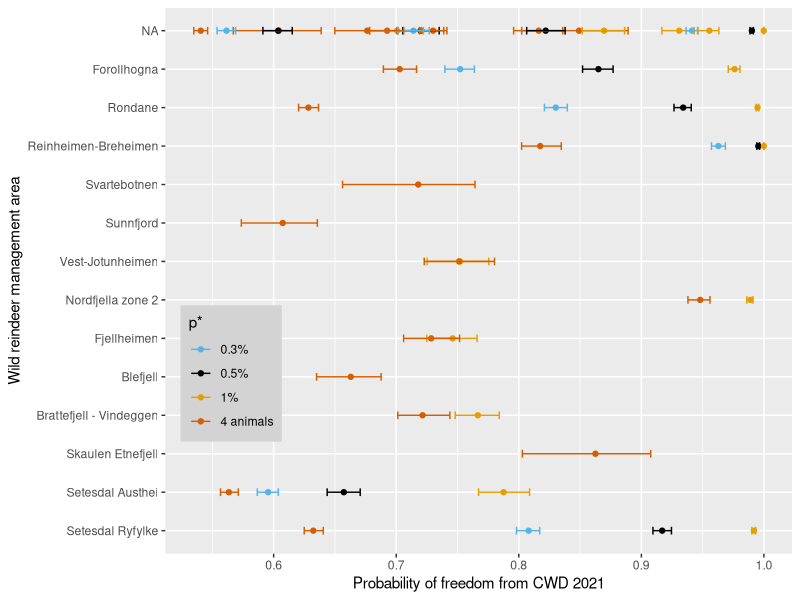
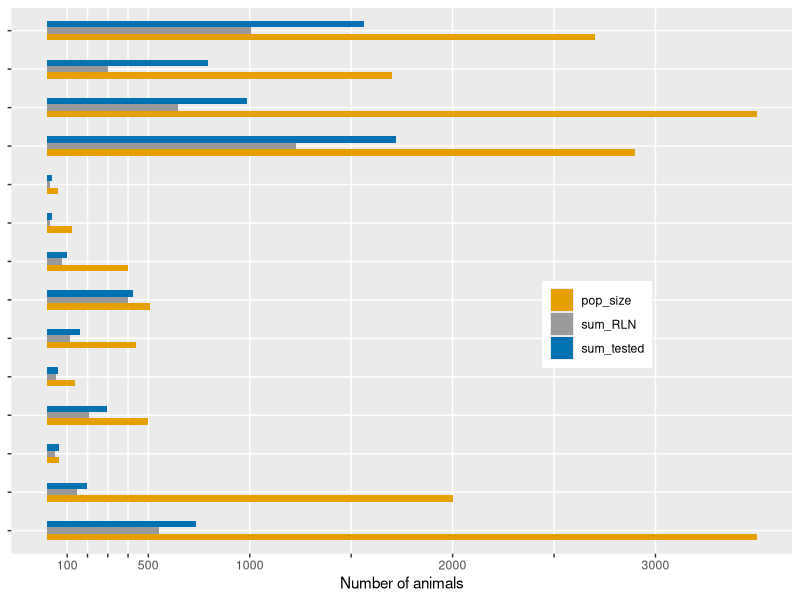
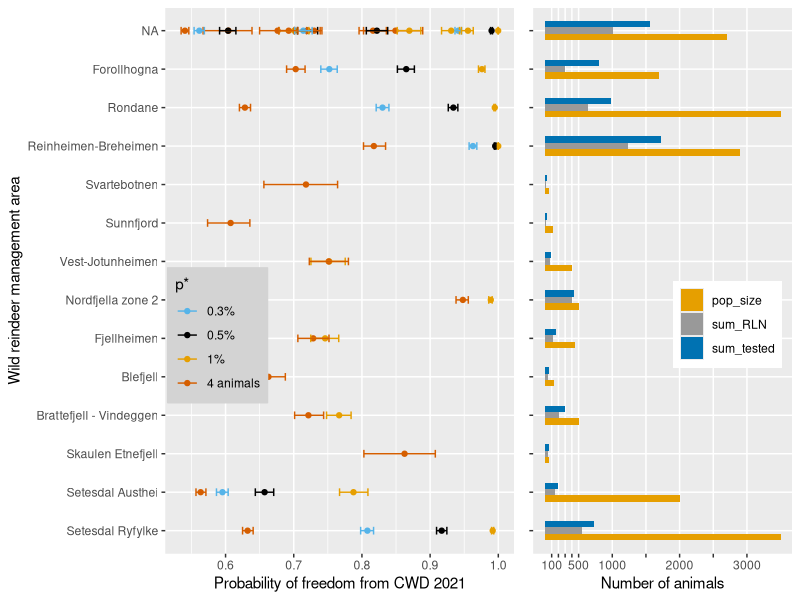
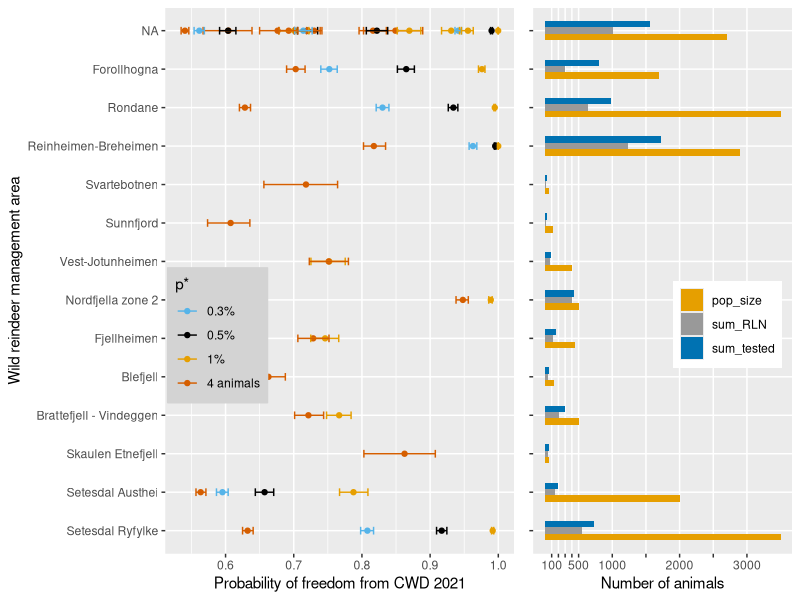
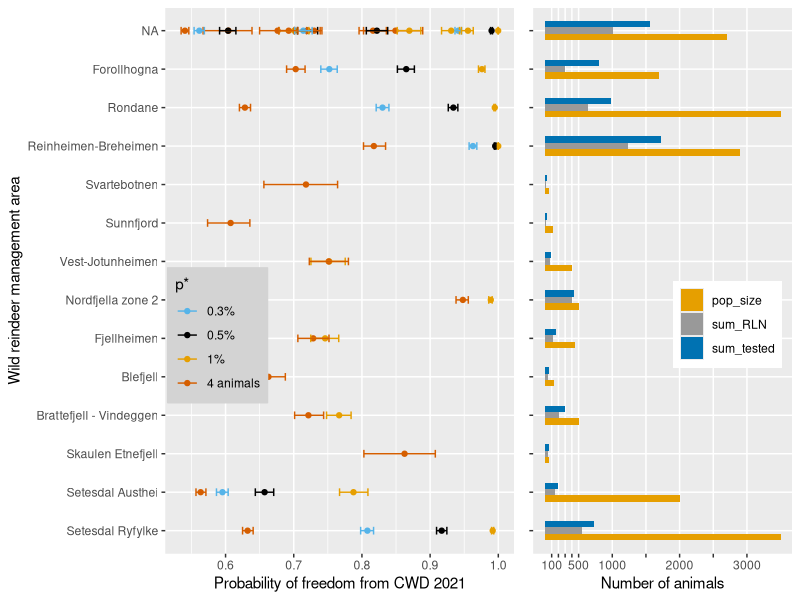

Generate these figures, in order, with R:
###########################################
## Read data files ----
###########################################

#Read pdat
pdat<-read.csv(file="pdat.csv",row.names=1)

#Read popndat
popndat<-read.csv(file="popndat.csv",row.names=1)

##Alternative for reading data files ----
#pdat<-read.table(file="pdat.txt",header=T,dec=".",sep="\t")
#popndat<-read.table(file="popndat.txt",sep="\t",dec=".",header=T)

#Defining the order of the Areas
orderArea<-c("Våmur - Roan","Setesdal Ryfylke","Setesdal Austhei","Skaulen Etnefjell",
             "Brattefjell - Vindeggen","Blefjell",
             "Norefjell - Reinsjøfjell","Fjellheimen",
             "Nordfjella zone 2","Lærdal - Årdal","Vest-Jotunheimen",
             "Sunnfjord","Førdefjella","Svartebotnen",
             "Reinheimen-Breheimen","Snøhetta","Rondane",
             "Sølnkletten","Tolga Østfjell","Forollhogna",
             "Knutshø")

pdat$Area1<-factor(pdat$Area,levels=orderArea)

popndat$Area1<-factor(popndat$Area,levels=orderArea)

library(ggplot2)

##Library for plotting figure in a grid ----
library(gridExtra)

##Defining the color palette ----
cbbPalette <- c("#000000", "#E69F00", "#56B4E9", "#009E73", "#F0E442", "#0072B2", "#D55E00", "#CC79A7")

################################################################################
##Figure 4 - Part1 ----
################################################################################

pv<-ggplot(data=pdat,aes(x=Area1,y=PFree,group=pstar1))+geom_point(aes(colour=pstar1))+
  geom_errorbar(aes(ymin=perc025, ymax=perc975,colour=pstar1), width=.2)+
  scale_colour_manual(values = c("4 animals" = cbbPalette[7], "0.3%" = cbbPalette[3],"0.5%"=cbbPalette[1], "1%"=cbbPalette[2]))

pv+xlab("Wild reindeer management area")+
  ylab("Probability of freedom from CWD 2021") +labs(color="p*") +
  theme(legend.position=c(0.105,0.33),
        legend.key = element_rect(colour = "transparent", fill = "transparent"),
        #legend.background = element_rect(fill = "transparent",colour = "darkgrey")) +
        legend.background = element_rect(fill = "lightgrey",colour = "lightgrey")) +
  coord_flip()

#ggsave("probfreeCWD_wildReindeer_v1.png",device="png",scale=1,height=20,width=16,units="cm",dpi=600)

#When used in grid V2
plot1vB<-pv+xlab("Wild reindeer management area")+
  ylab("Probability of freedom from CWD 2021") +labs(color="p*") +
  theme(#legend.position=c(0.1,0.25),
    legend.position=c(0.15,0.4),
    legend.key = element_rect(colour = "transparent", fill = "transparent"),
    legend.background = element_rect(fill = "lightgrey",colour = "lightgrey"))+
  coord_flip()


###############################################################################
##Figure 4 - Part 2 -----
###############################################################################

p12v2A<-ggplot(data=popndat,aes(x=Area1,y=Variable,fill=Vgroup))+
  geom_bar(position="dodge", stat="identity",width=0.5)+ylab("Number of animals")+
  scale_fill_manual("",values = c("pop_size" = cbbPalette[2], "sum_tested" = cbbPalette[6],sum_RLN="#999999"))+
  scale_y_continuous(breaks = c(100,200,300,400,500, 1000, 1500,2000,2500,3000)
                     , labels = c(100, "","","",500, 1000,"" ,2000,"",3000),
                     limits = c(0,3500))+
  
  
  theme(axis.line=element_blank(),
        axis.text.y=element_blank(),
        axis.title.y=element_blank(),
        panel.grid.minor.x= element_blank(),
        legend.title=element_blank(),
        legend.position=c(0.75,0.42))

p12v2A+coord_flip()

#ggsave("probfreeCWD_popSize_pRLNTest.png",device="png",scale=1,height=20,width=12,units="cm",dpi=600)

plot2v2A<-p12v2A+coord_flip()



##############################################################################
## Figure 4 - Part1 and 2 combined in grid ----
##############################################################################


grid.arrange(plot1vB, plot2v2A, nrow=1, ncol=2,widths=c(3,1.6))


##Save Figure 4 as png file file ----
png("Fig4_probfreeCWD_wildReindeer_900res.png",width = (16+5.5+2), height = 20, units = "cm", pointsize = 12,
    #res=360,
    res=900,
    bg = "white", family = "", restoreConsole = TRUE)

grid.arrange(plot1vB, plot2v2A, nrow=1, ncol=2,widths=c(3,1.6))

dev.off()


##Save Figure 4 as tiff file ----
tiff("Fig4_probfreeCWD_wildReindeer_900res.tif",width = (16+5.5+2), height = 20, units = "cm", pointsize = 12,
     res=900,compression="lzw+p",
     bg = "white", family = "", restoreConsole = TRUE)

grid.arrange(plot1vB, plot2v2A, nrow=1, ncol=2,widths=c(3,1.6))

dev.off()

